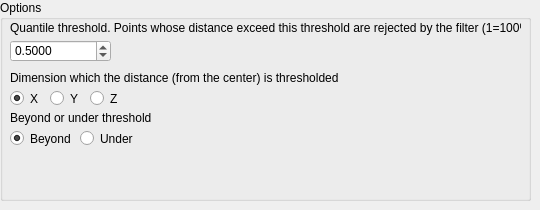
       <widget class="QWidget" name="MaximumQuantileFilter">
        <widget class="QGroupBox" name="groupBox_4">
         <property name="geometry">
          <rect>
           <x>0</x>
           <y>0</y>
           <width>531</width>
           <height>201</height>
          </rect>
         </property>
         <property name="title">
          <string>Options</string>
         </property>
         <widget class="QLabel" name="ratioQuantileTitle">
          <property name="geometry">
           <rect>
            <x>10</x>
            <y>20</y>
            <width>511</width>
            <height>16</height>
           </rect>
          </property>
          <property name="text">
           <string>Quantile threshold. Points whose distance exceed this threshold are rejected by the filter (1=100%)</string>
          </property>
         </widget>
         <widget class="QDoubleSpinBox" name="ratioQuantile">
          <property name="geometry">
           <rect>
            <x>10</x>
            <y>40</y>
            <width>101</width>
            <height>22</height>
           </rect>
          </property>
          <property name="suffix">
           <string>0</string>
          </property>
          <property name="decimals">
           <number>3</number>
          </property>
          <property name="minimum">
           <double>0.001000000000000</double>
          </property>
          <property name="maximum">
           <double>0.999000000000000</double>
          </property>
          <property name="singleStep">
           <double>0.010000000000000</double>
          </property>
          <property name="value">
           <double>0.500000000000000</double>
          </property>
         </widget>
         <widget class="QLabel" name="dimQuantileTitle">
          <property name="geometry">
           <rect>
            <x>10</x>
            <y>70</y>
            <width>371</width>
            <height>16</height>
           </rect>
          </property>
          <property name="text">
           <string>Dimension which the distance (from the center) is thresholded</string>
          </property>
         </widget>
         <widget class="QRadioButton" name="dimY_Quantile">
          <property name="geometry">
           <rect>
            <x>50</x>
            <y>90</y>
            <width>31</width>
            <height>17</height>
           </rect>
          </property>
          <property name="text">
           <string>Y</string>
          </property>
          <attribute name="buttonGroup">
           <string notr="true">buttonGroup_3</string>
          </attribute>
         </widget>
         <widget class="QRadioButton" name="dimX_Quantile">
          <property name="geometry">
           <rect>
            <x>10</x>
            <y>90</y>
            <width>41</width>
            <height>17</height>
           </rect>
          </property>
          <property name="text">
           <string>X</string>
          </property>
          <property name="checked">
           <bool>true</bool>
          </property>
          <attribute name="buttonGroup">
           <string notr="true">buttonGroup_3</string>
          </attribute>
         </widget>
         <widget class="QRadioButton" name="dimZ_Quantile">
          <property name="geometry">
           <rect>
            <x>90</x>
            <y>90</y>
            <width>31</width>
            <height>17</height>
           </rect>
          </property>
          <property name="text">
           <string>Z</string>
          </property>
          <attribute name="buttonGroup">
           <string notr="true">buttonGroup_3</string>
          </attribute>
         </widget>
         <widget class="QRadioButton" name="beyondQuantile">
          <property name="geometry">
           <rect>
            <x>10</x>
            <y>130</y>
            <width>71</width>
            <height>17</height>
           </rect>
          </property>
          <property name="text">
           <string>Beyond</string>
          </property>
          <property name="checked">
           <bool>true</bool>
          </property>
          <attribute name="buttonGroup">
           <string notr="true">buttonGroup_9</string>
          </attribute>
         </widget>
         <widget class="QRadioButton" name="underQuantile">
          <property name="geometry">
           <rect>
            <x>80</x>
            <y>130</y>
            <width>61</width>
            <height>17</height>
           </rect>
          </property>
          <property name="text">
           <string>Under</string>
          </property>
          <attribute name="buttonGroup">
           <string notr="true">buttonGroup_9</string>
          </attribute>
         </widget>
         <widget class="QLabel" name="dimQuantileTitle_2">
          <property name="geometry">
           <rect>
            <x>10</x>
            <y>110</y>
            <width>371</width>
            <height>16</height>
           </rect>
          </property>
          <property name="text">
           <string>Beyond or under threshold</string>
          </property>
         </widget>
        </widget>
       </widget>
